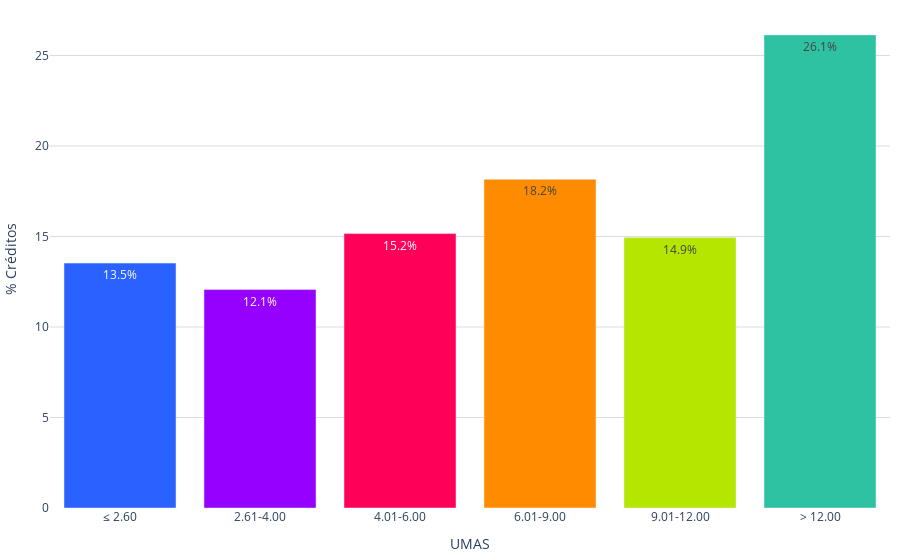

Notebook code cell kept with this figure:
### Code cell
labels = conteo_ingresos['rango_ingresos']
values = conteo_ingresos['porcentajes']
colores = ['#2962ff', '#9500ff', '#ff0059', '#ff8c00', '#b4e600', '#2EC2A2','#E50CB6']

fig = go.Figure()
fig.add_trace(go.Bar(
        x=labels, 
        y=values, 
        marker_color=colores,
        text=values,  # Texto que se mostrará en las barras (porcentaje)
        textposition='inside',  # Posición del texto (puede ser 'inside' o 'outside')
        texttemplate='%{text:.1f}%', 
    )
)    
fig.update_layout(
    #barmode='stack', 
    #title='Porcentaje de créditos en UMAS (2022)',
    #title_font_size = 22,
    xaxis=dict(title='UMAS',),
    yaxis=dict(
        title='% Créditos', # Título del eje y
        gridcolor='#dddcda', # Color de las líneas que dividen los rangos del eje Y         
    ),  margin=dict(l=10, r=10, t=10, b=10),  # Ajusta los márgenes (left, right, top, bottom)
    plot_bgcolor='rgba(0,0,0,0)',  # Color de fondo del gráfico
    legend=dict(
        yanchor="top",
        y=0.99,
    )
)

# Exportar gráfica como archivo HTML
def guardar_grafico_como_html(fig, nombre_archivo, carpeta='assets\graficas'):
    # Crear la carpeta si no existe
    if not os.path.exists(carpeta):
        os.makedirs(carpeta)
    config = {
        'displaylogo': False,  # Ocultar el logo de Plotly
        'modeBarButtonsToRemove': [
            'toImage',       # Botón para guardar como imagen
            'select2d',      # Box select
            'lasso2d',       # Lasso select
            'resetScale2d',  # Reset Axes
        ]
    }
    # Gráfica como archivo HTML en la carpeta especificada
    pio.write_html(fig, f'{carpeta}/{nombre_archivo}.html', config=config)
guardar_grafico_como_html(fig, 'g_bar_creditos_umas_2022', carpeta='assets\graficas')
fig.show()

### Figure 1 — Plotly figure (JSON) as saved in the notebook; plotly's stock layout.template omitted (floating-point values rounded to 4 significant figures)
{"data": [{"marker": {"color": ["#2962ff", "#9500ff", "#ff0059", "#ff8c00", "#b4e600", "#2EC2A2", "#E50CB6"]}, "text": [13.53, 12.07, 15.16, 18.16, 14.94, 26.14], "textposition": "inside", "texttemplate": "%{text:.1f}%", "type": "bar", "x": ["≤ 2.60", "2.61-4.00", "4.01-6.00", "6.01-9.00", "9.01-12.00", "> 12.00"], "y": [13.53, 12.07, 15.16, 18.16, 14.94, 26.14]}], "layout": {"legend": {"y": 0.99, "yanchor": "top"}, "margin": {"b": 10, "l": 10, "r": 10, "t": 10}, "plot_bgcolor": "rgba(0,0,0,0)", "xaxis": {"title": {"text": "UMAS"}}, "yaxis": {"gridcolor": "#dddcda", "title": {"text": "% Créditos"}}}}
